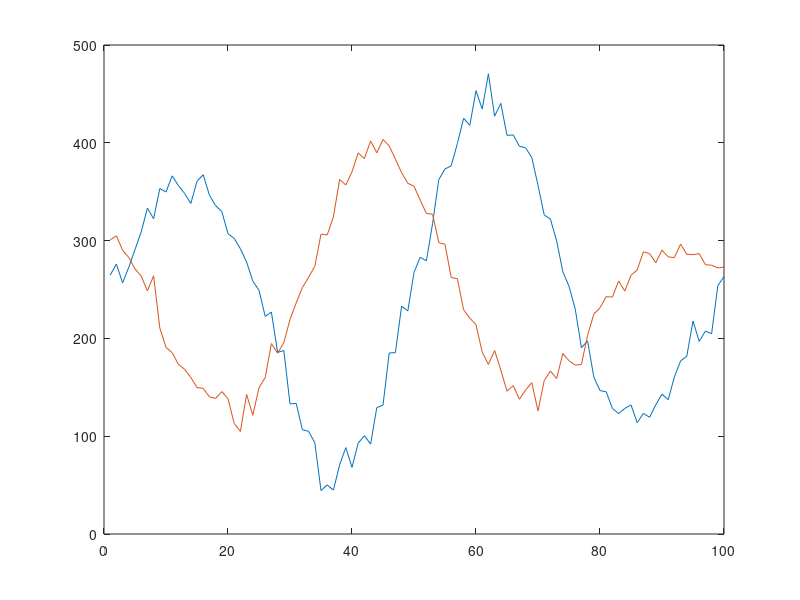

The MATLAB source for this figure:
% TUTORIAL 5                                 By Deniz Savas, February 2016
%      MANIPUTATING and SAVING PICTURES and PLOTS
% Using the "Figure Editor" we can edit and change most of the graphical
% objects in a picture.

%%   We read in and plot either the trend data  
  Y= load( 'trend.txt' );
  plot (Y) ;

%% TASK 1: Now experiment with using the Edit Plot icon ( arrow )  
% double click one of the plotted curves and observe the resulting
% property-editor subwindow. 
% Try to change the properties of the curve such as line-thickness, colour
% plot type , marker type/colour
% Click on more-properties button and observe all the possible properties. 
% Click on View menu and make other windows visible.  Each of these windows
% will allow you to edit some aspect of your graph.

%% TASK 2: Saving figures into files.
%  Close all the helper windows , leaving just the main Plot Figure .
%  Now Click on FILE > SAVE AS .. on the Figure Window 
% (1) Save the file as a figure file ,
% (2) Save the file as a jpg or bmp file

%% TASK 3: Reading saved figures or graphics data files
%  You can use the OPENFIG command to open a saved (.fig ) figure file. 
% You can also double click a saved .fig file and it will open
% automatically. 
%   Try to open your saved .fig file. 

%% TASK 4:Reading in  saved Graphics Format images
%  You can read image files written in many formats into MATLAB 
%  by using the IMREAD command. 
%  IMREAD will return an image bit-map matrix that can then be visualised
% by using the IMAGE command. 
% Experiment with axis equal and axis normal commands
%